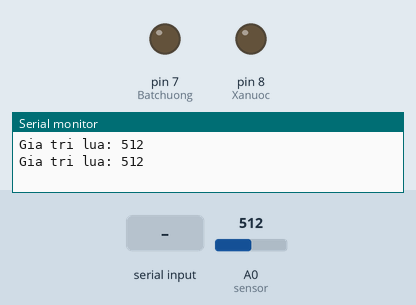
Recording of a sketch running on a simulated Arduino Uno, built with avr-gcc and run on an emulated ATmega328P. Parts: output pins drawn as LEDs (lit = HIGH), the last lines printed to the serial monitor. Dashed ring = blinking. Inputs (shaded band) come from the test bench; at power-on: A0 (sensor) = 512.

Above: at 3.0 s.
3.1 s: A0 (sensor) set to 220
4.6 s: A0 (sensor) set to 195
At 6.3 s:
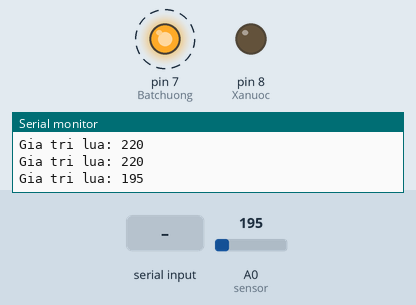
9.0 s: "From_1*" received over the second serial link
At 10.5 s:
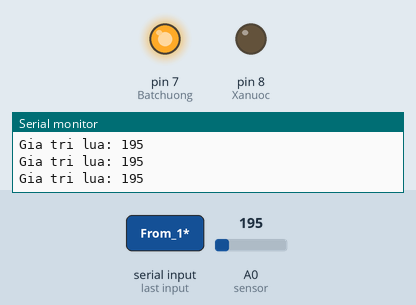
12.2 s: A0 (sensor) set to 306
At 16.4 s:
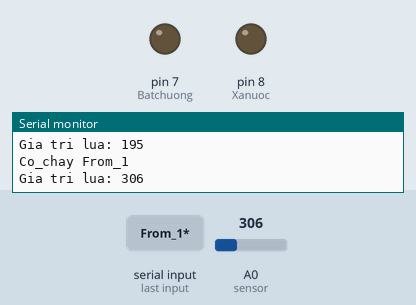
16.6 s: A0 (sensor) set to 200
At 17.7 s:
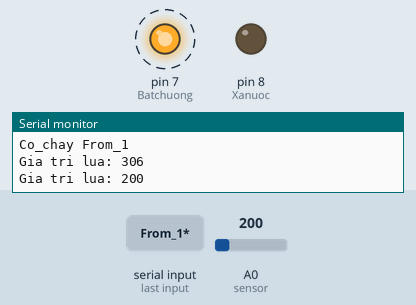
21.0 s: "1*" received over the second serial link
Timing chart, 0 to 26.4 s (numbered marks = the images above; inputs shaded):
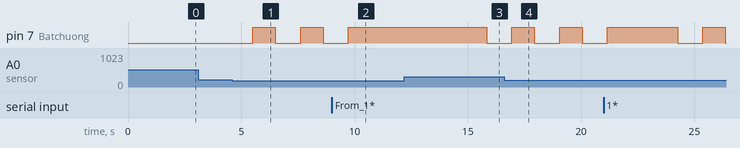

Measured:
- the behaviour switches between 210 and 209 on A0 (sensor) (found by bisection; images 0 and 1)
- after the input at 4.6 s, pin 7 (Batchuong): alternates HIGH for 1.0 s and LOW for 1.1 s, starting after 0.91 s
- after the input at 9.0 s, pin 7 (Batchuong): goes on until 9.7 s, then stays HIGH
- after the input at 12.2 s, pin 7 (Batchuong): HIGH → LOW after 3.6 s
- after the input at 16.6 s, pin 7 (Batchuong): alternates HIGH for 1.0 s and LOW for 1.1 s, starting after 0.34 s

The sketch:

Floor_2.ino
```cpp
#include <SoftwareSerial.h>
#include <String.h>

SoftwareSerial ZigbeeSerial(11, 10); // Rx :11, Tx :10

#define Batchuong 7
#define Xanuoc 8

// Setup cổng A0 đọc tín hiệu khói
// Setup cổng A1 đọc tín hiệu lửa (sensor ánh sáng)

String data_2 = "From_2";

void setup() {
    ZigbeeSerial.begin(9600);
    Serial.begin(9600);
    pinMode(Batchuong, OUTPUT);
    pinMode(Xanuoc, OUTPUT);
}

void TruyenThongBaoChay_For_From2() {
    String send_data = data_2 + "*";
    ZigbeeSerial.print(send_data);
}

void NhanThongBaoChay() {
    if (ZigbeeSerial.available() > 0) {
        // Đọc dữ liệu từ tầng 1
        String data = ZigbeeSerial.readStringUntil('*');
        Serial.print("Co_chay ");
        Serial.println(data);

        // Gửi ACk tới
        if (data == "From_1") {
            ZigbeeSerial.print("Ack");
            delay(3000);
            // Gửi dữ liệu đi
            ZigbeeSerial.print(data);
            batchuong();
        }
        if (data == "From_3") {
            ZigbeeSerial.print("Ack");
            delay(3000);
            // Gửi dữ liệu đi
            ZigbeeSerial.print(data);
            batchuong();
        }
    }else{
      offdevice();
    }
    delay(100);
}

// Output functions
void batchuong() {
    digitalWrite(Batchuong, HIGH);
    digitalWrite(Xanuoc, LOW);
    delay(1000);
}
void offdevice() {
    digitalWrite(Batchuong, LOW);
    digitalWrite(Xanuoc, LOW);
}

void checkfire(int fire) {
    Serial.print("Gia tri lua: ");
    Serial.println(fire);
    if (fire < 210) {
       TruyenThongBaoChay_For_From2();
       batchuong();
    }else{
      offdevice();
    }
}

void loop() {
    NhanThongBaoChay();
    delay(1000);
    int fireValue = analogRead(A0); // Assuming A1 is used for the fire sensor
    checkfire(fireValue);
}
```
